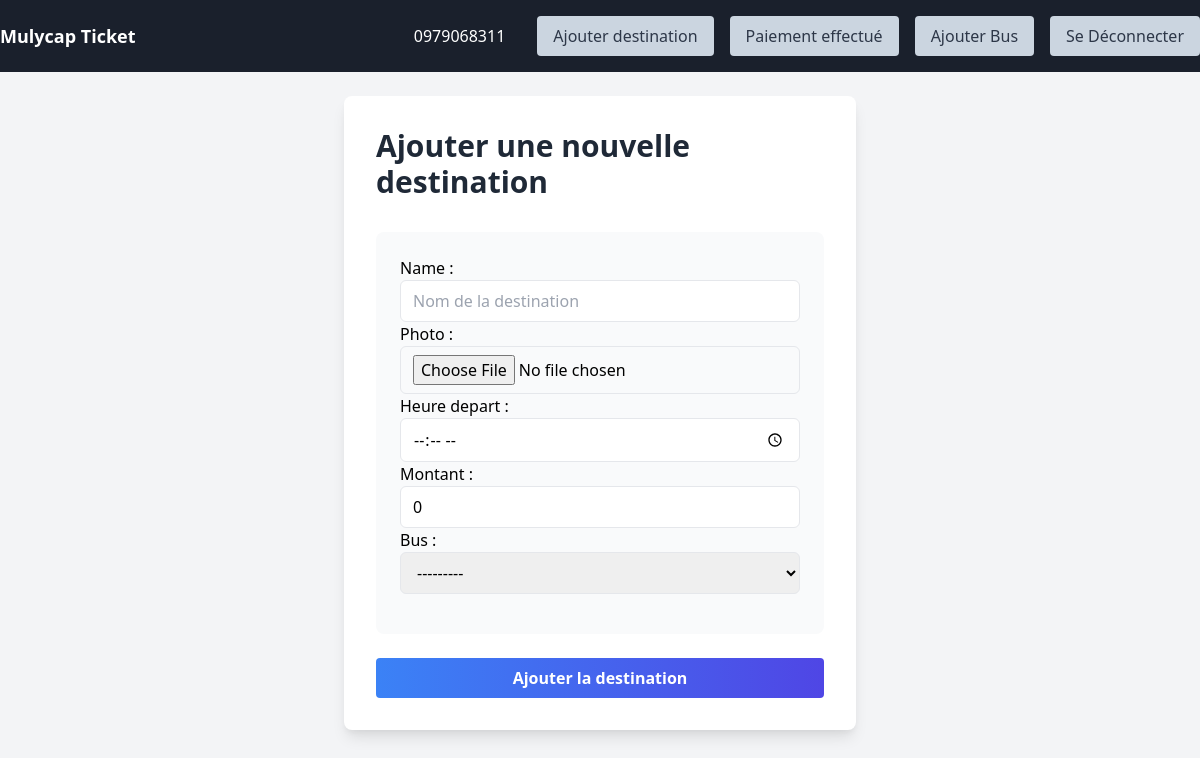
The app's page /destination/ (signed in), older data.
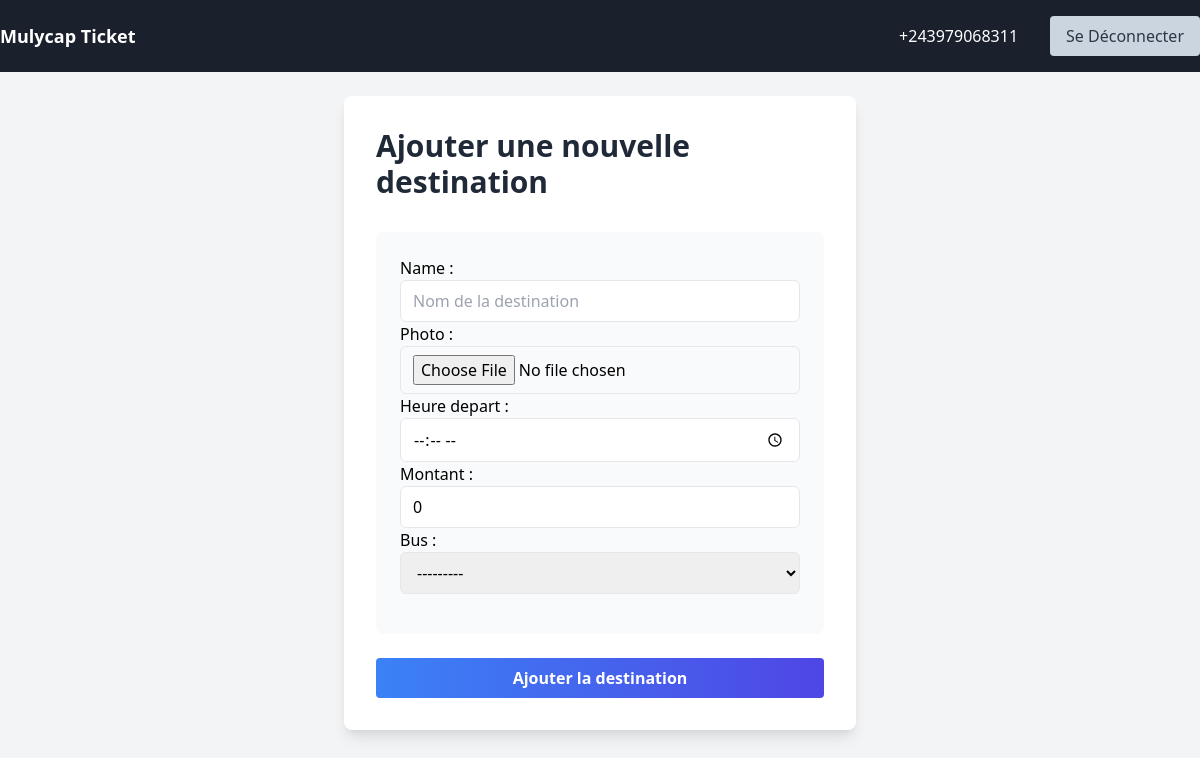
The same page, newer data.
### project/models.py (models this page shows, shortened)
class User(AbstractBaseUser, PermissionsMixin):
    email = models.EmailField(('email address'), unique=True)
    first_name = models.CharField(('first name'), max_length=30, blank=True)
    last_name = models.CharField(('last name'), max_length=30, blank=True)
    phone_number = models.CharField(max_length=100,unique=True,blank=True)
    date_joined = models.DateTimeField(('date joined'), auto_now_add=True)
    is_active = models.BooleanField(('active'), default=True)
    is_staff = models.BooleanField(('staff'), default=True)
    objects = UserManager()
    USERNAME_FIELD = 'email'
    REQUIRED_FIELDS = []
    class Meta:
        verbose_name = ('user')
        verbose_name_plural = ('users')

### project/views.py (the view)
# urls.py: path('destination/', views.add_destination, name='add_destination'),
@login_required
def add_destination(request):
    if request.method == 'POST':
        form = DestinationForm(request.POST, request.FILES)
        if form.is_valid():
            form.save()
            return redirect('home')  # Rediriger vers la liste des destinations après l'enregistrement réussi
    else:
        form = DestinationForm()
    return render(request, 'add_destination.html', {'form': form})

### project/templates/add_destination.html (shortened to what this page needs)
{% extends 'base.html' %}
{% block content %}
<div class="container mx-auto mt-10">
    <div class="w-full max-w-lg mx-auto bg-white rounded-lg shadow-lg p-8">
        <h1 class="text-3xl font-bold mb-8 text-gray-800">Ajouter une nouvelle destination</h1>
        <form method="POST" enctype="multipart/form-data" class="space-y-6">
            <div class="form-group">
                    <div class="mb-4">
                        {{ form.as_p }}
                    </div>
            </div>
            <button type="submit" class="w-full bg-gradient-to-r from-blue-500 to-indigo-600 hover:from-blue-600 hover:to-indigo-700 text-white font-bold py-2 px-4 rounded focus:outline-none focus:shadow-outline transition duration-300 ease-in-out transform hover:scale-105">
                Ajouter la destination
            </button>
        </form>
    </div>
</div>
{% endblock %}

### project/templates/base.html (shortened to what this page needs)
<!DOCTYPE html>
<html lang="en">
<head>
    <link href="https://cdn.jsdelivr.net/npm/tailwindcss@2.2.19/dist/tailwind.min.css" rel="stylesheet">
</head>
<body class="bg-gray-100">
    <nav class="bg-gray-800 py-4" x-data="{ open: false }">
        <div class="container mx-auto flex justify-between items-center">
            <a href="{% url 'home' %}" class="text-white font-bold text-lg">Mulycap Ticket</a>
            <div :class="{'block': open, 'hidden': !open}" class="hidden lg:flex lg:items-center lg:space-x-4">
                {% if user.is_authenticated %}
                    <span class="text-white mr-4">{{ user.phone_number }}</span>
                    {% if user.is_superuser %}
                        <a href="{% url 'add_destination' %}" class="btn btn-secondary">Ajouter destination</a>
                        <a href="{% url 'payment_list' %}" class="btn btn-secondary">Paiement effectué</a>
                        <a href="{% url 'create_bus' %}" class="btn btn-secondary">Ajouter Bus</a>
                    {% endif %}
                    <a href="{% url 'logout' %}" class="btn btn-secondary">Se Déconnecter</a>
                {% else %}
                    <a href="{% url 'login' %}" class="btn btn-primary mr-4">Login</a>
                    <a href="{% url 'register' %}" class="btn btn-secondary">Register</a>
                {% endif %}
            </div>
        </div>
    </nav>
    <br/>
    <div class="container mx-auto mt-8">
        {% block content %}
        {% endblock %}
    </div>
</body>
</html>

Row changes from the older to the newer data that the page shows:
changed User: phone_number "0979068311" → "+243979068311"; is_superuser True → False (drawn)
Text that changed along with them:
text no longer shown: "Ajouter destination Paiement effectué Ajouter Bus"
